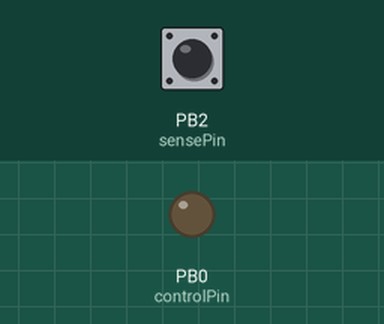
Simulated run of this sketch. Board: ATtiny85, built with avr-gcc and run on an emulated ATtiny85. On the bench: output pins drawn as LEDs (lit = HIGH). The inputs (shaded band) are chosen by the test bench; at power-on: PB2 (sensePin) HIGH.

Above: at 1.2 s.
1.3 s: PB2 (sensePin) pulsed LOW 2 times (0.12 s each, 0.3 s apart)
At 6.18 s:
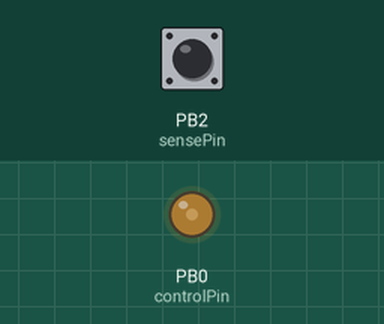
At 8.8 s:
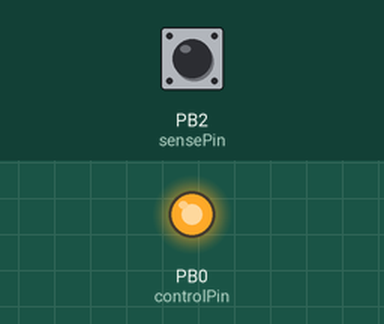
Timing chart, 0 to 10.3 s (numbered marks = the images above; inputs shaded):
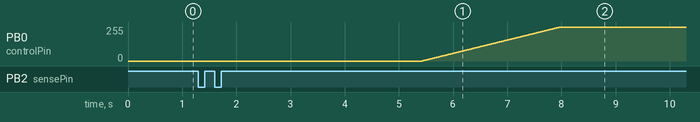

The sketch:

Bias_Light_Controller_Logic.ino
```cpp
#include "avr/interrupt.h"

int sensePin = 2;       //pin to sense system turn on
int controlPin = 0;    //output pin for the mosfet
volatile int reqLightLevel = 0;
int currLightLevel = 0;
volatile int powerState = LOW;
int maxLightLevel = 255;
volatile int change = LOW;

void setup() {
        // put your setup code here, to run once:
        pinMode(sensePin, INPUT);
        powerState = digitalRead(sensePin);
        analogWrite(controlPin, currLightLevel);
        attachInterrupt(0, switch_on, CHANGE);

}

void loop() {
        if(reqLightLevel > currLightLevel) {
                delay(4000);
                for(int f = 0; f < maxLightLevel; f += 1) {
                        analogWrite(controlPin, f);
                        delay(10);
                }
        }else if(reqLightLevel < currLightLevel) {
                for(int f = maxLightLevel; f >= 0; f -= 1) {
                        analogWrite(controlPin, f);
                        delay(5);
                }
        }
        change = LOW;
        currLightLevel = reqLightLevel;
        delay(10);
}

void switch_on(){
        powerState = digitalRead(sensePin);
        if(powerState == LOW) {
                reqLightLevel = 0;
        }else{
                reqLightLevel = maxLightLevel;
        }
        change = HIGH;
}
```

Measured:
- after the input at 1.3 s, PB0 (controlPin): moves from 0/255 to 254/255 over 2.5 s, starting after 4.1 s
